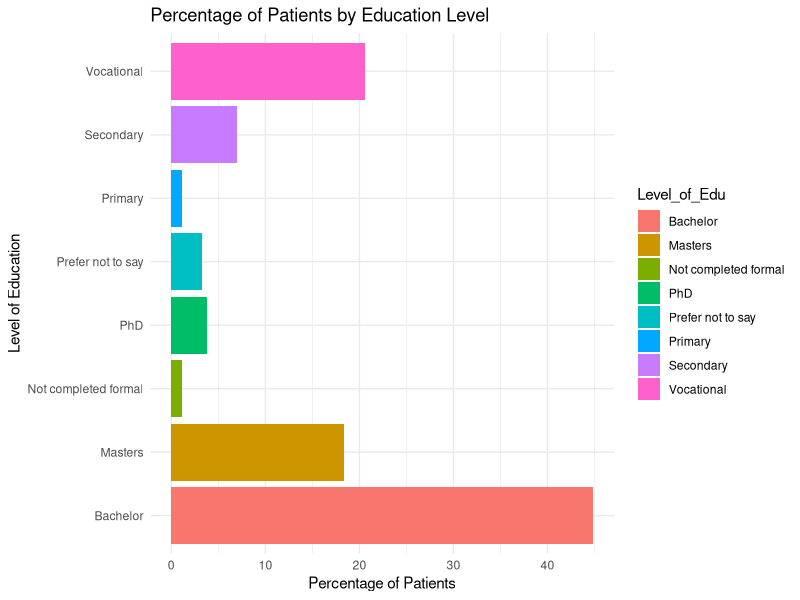
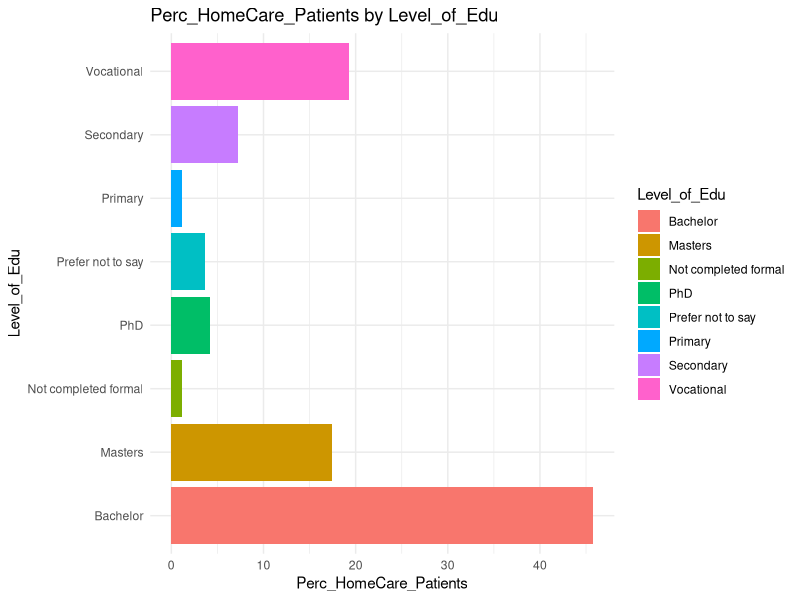
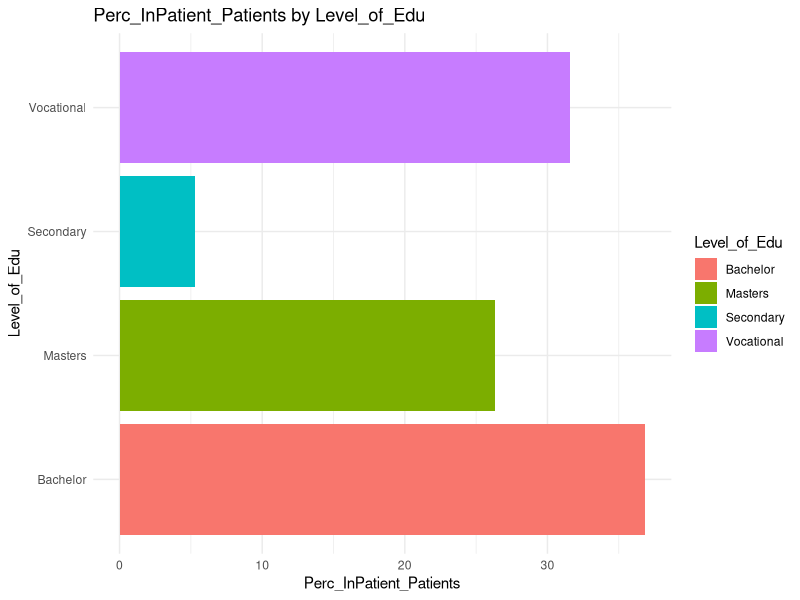
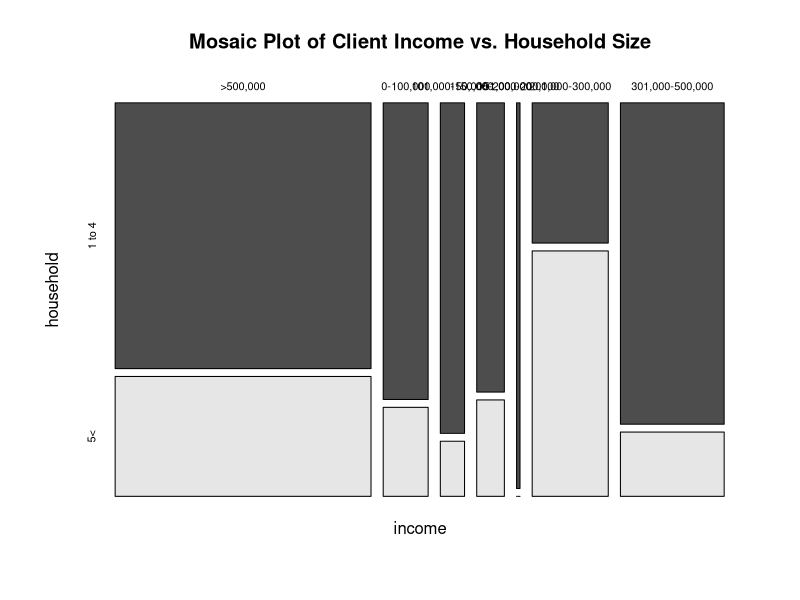
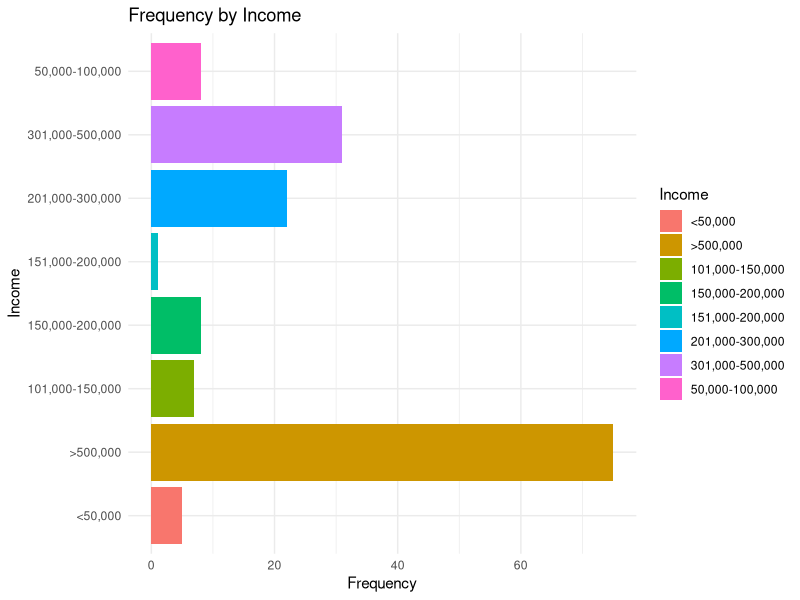
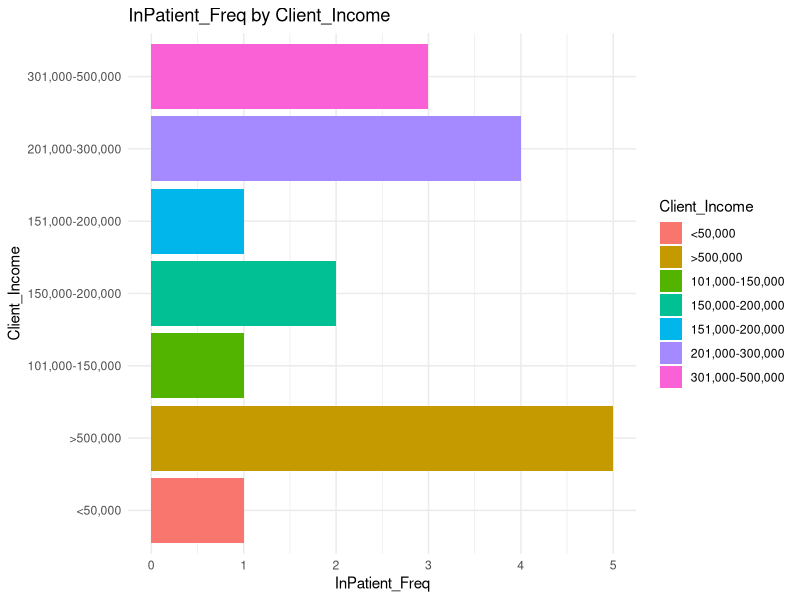
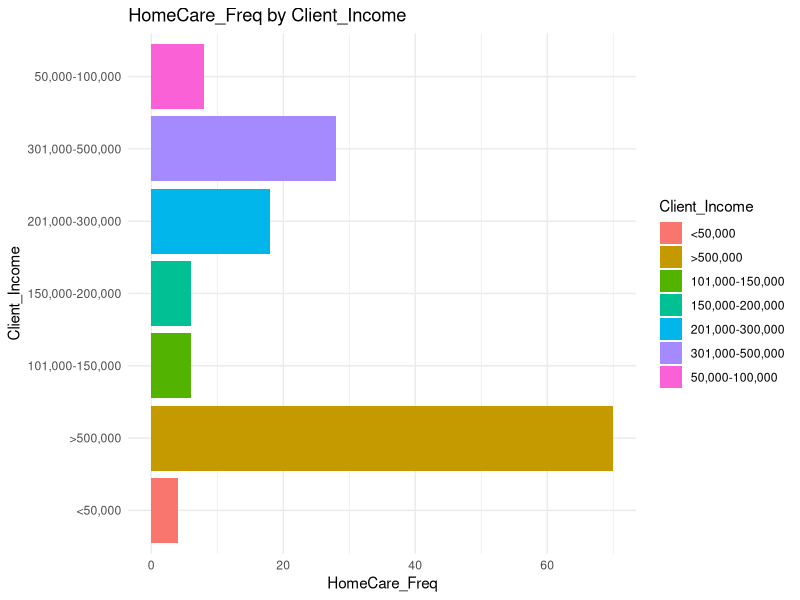
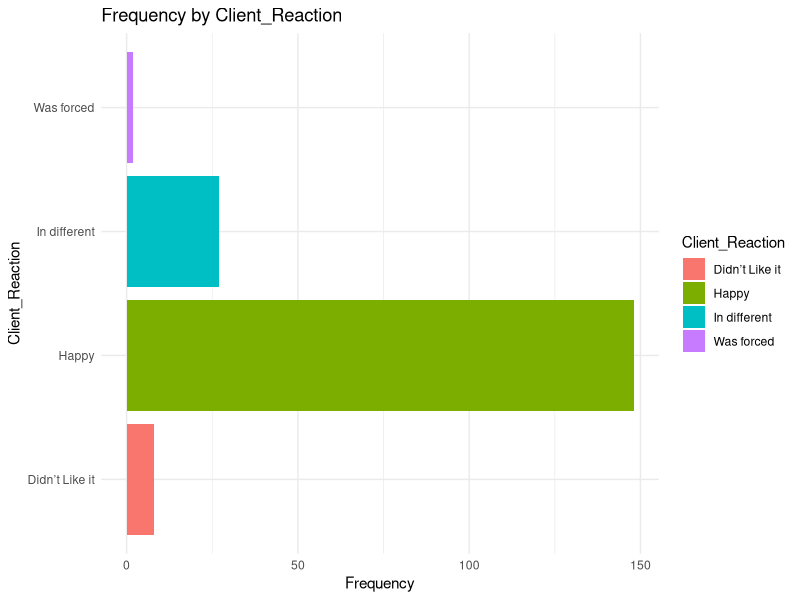

Reproduce these figures in R, in order.
## ---- chunk 1
knitr::opts_chunk$set(echo = TRUE)
## ---- chunk 2
library(readxl)
library(dplyr)
library(stringr)
Patient_Data <- read_excel("Task2_data.xlsx")
head(Patient_Data)
## ---- chunk 3
Education_data = as.data.frame(table(Patient_Data$Client_Education))
Education_data

## ---- chunk 4
Education_data$percentage = Education_data$Freq/ sum(Education_data$Freq) * 100
Education_data
## ---- chunk 5
colnames(Education_data) = c("Level_of_Edu", "No_Patients", "Percentage_Patients")
Education_data = Education_data[order(Education_data$Percentage_Patients),]
Education_data
## ---- chunk 6
library(ggplot2)
ggplot(Education_data, aes(x = Level_of_Edu, y = Percentage_Patients, fill = Level_of_Edu)) +
  geom_bar(stat = "identity") +
  coord_flip()+
  labs(x = "Level of Education", y = "Percentage of Patients", title = "Percentage of Patients by Education Level") +
  scale_y_continuous(breaks = seq(0, 100, 10)) +
  theme_minimal()
## ---- chunk 7
create_frequency_bar_graphs = function(data, x_col, y_col){
  y_lab = y_col
  x_lab =  x_col
  ttl = paste(y_lab, "by", x_lab)
  ggplot(data, aes_string(x = x_col, y = y_col, fill = x_col)) +
  geom_bar(stat = "identity") +
  coord_flip()+
  labs(x = x_lab, y = y_lab, title = ttl) +
  theme_minimal()
}


create_percentage_bar_graphs = function(data, x_col, y_col){
  y_lab = y_col
  x_lab = x_col
  ttl = paste(y_lab, "by", x_lab)
  ggplot(data, aes_string(x = x_col, y = y_col, fill = x_col)) +
  geom_bar(stat = "identity") +
  coord_flip()+
  labs(x = x_lab, y = y_lab, title = ttl) +
  scale_y_continuous(breaks = seq(0, 100, 10)) + #, labels = scales::percent
  theme_minimal()
}
## ---- chunk 8
Home_Care_Edu = Patient_Data %>%
  filter(Facility_Type == "Home-care") %>%
  .$Client_Education %>%
  table() %>%
  as.data.frame()

Home_Care_Edu$Percentage = Home_Care_Edu$Freq / sum(Home_Care_Edu$Freq) * 100
names(Home_Care_Edu) = c("Level_of_Edu", "No_Patients", "Perc_HomeCare_Patients")
Home_Care_Edu
## ---- chunk 9
create_percentage_bar_graphs(Home_Care_Edu, "Level_of_Edu", "Perc_HomeCare_Patients")
## ---- chunk 10
In_patient_Edu = Patient_Data %>%
  filter(Facility_Type == "Inpatient") %>%
  .$Client_Education %>%
  table() %>%
  as.data.frame()

In_patient_Edu$Percentage = In_patient_Edu$Freq / sum(In_patient_Edu$Freq) * 100
names(In_patient_Edu) = c("Level_of_Edu", "No_Patients", "Perc_InPatient_Patients")
In_patient_Edu
## ---- chunk 11
create_percentage_bar_graphs(In_patient_Edu, "Level_of_Edu", "Perc_InPatient_Patients")
## ---- chunk 12
library(survival)
cox_regression = function(data, response){
  form = as.formula(paste("Surv(duration, event_observed) ~", response))
  rex_cox =  coxph(formula = form, data = data)
  return(summary(rex_cox))
}
## ---- chunk 13
as.character(Education_data$Level_of_Edu)
## ---- chunk 14
as.character(Education_data$Level_of_Edu) %in% colnames(Patient_Data)
## ---- chunk 15
create_indicator_column <- function(data, column_name, match_value, new_column_name) {
  data <- data %>%
    mutate(!!new_column_name := if_else(!!sym(column_name) == match_value, 1, 0))
  
  return(data)
}
## ---- chunk 16
columns_to_make = as.character(Education_data$Level_of_Edu)
for(column in columns_to_make){
  Patient_Data = create_indicator_column(Patient_Data, "Client_Education", column, column)
}
## ---- chunk 17
Patient_Data$Secondary
## ---- chunk 18
names(Patient_Data) = sapply(names(Patient_Data), function(name) {
  if (name %in% columns_to_make) {
    
    gsub(" ", "_", name)
  } else {
    name
  }
})
## ---- chunk 19
interested = gsub(" ", "_", columns_to_make)
for (column in interested){
  print(paste("cox regression for: ", column))
  cat("\n\n\n")
  print(cox_regression(Patient_Data, column))
  cat("\n\n\n")
}
## ---- chunk 20
for (column in interested){
  filtered_data = Patient_Data %>% filter(Facility_Type != "Inpatient")
  print(paste("Home-stay cox regression for: ", column))
  cat("\n\n\n")
  print(cox_regression(filtered_data, column))
  cat("\n\n\n")
}
## ---- chunk 21
for (column in interested){
  filtered_data = Patient_Data %>% filter(Facility_Type == "Inpatient")
  print(paste("Inpatient cox regression for: ", column))
  cat("\n\n\n")
  print(cox_regression(filtered_data, column))
  cat("\n\n\n")
}
## ---- chunk 22
as.data.frame(table(Patient_Data$Length_Separated))
## ---- chunk 23
Patient_Data = Patient_Data %>%
  mutate(Length_Separated = str_replace_all(Length_Separated, ">50,000", ">5"),
         Length_Separated = ifelse(Length_Separated == "NA", NA, Length_Separated)
         )
## ---- chunk 24
as.data.frame(table(Patient_Data$Length_Separated))
## ---- chunk 25
Patient_Data = Patient_Data %>%
  mutate(Length_Separated = ifelse(Length_Separated %in% c("<6m", ">5", "1<3", "3<5"), "Others", Length_Separated))
Patient_Data = create_indicator_column(Patient_Data, "Length_Separated", "Others", "Separated_more_than_4yrs")
## ---- chunk 26
Patient_Data$Separated_more_than_4yrs
## ---- chunk 27
print(paste("cox regression for: ", "Separated_more_than_4yrs"))
cat("\n\n\n")
print(cox_regression(Patient_Data, "Separated_more_than_4yrs"))
## ---- chunk 28
filtered_home_data = Patient_Data %>% filter(Facility_Type != "Inpatient")
print(paste("Home-stay cox regression for: ", "Separated_more_than_4yrs"))
cat("\n\n\n")
print(cox_regression(filtered_home_data, "Separated_more_than_4yrs"))
## ---- chunk 29
filtered_inpatient_data = Patient_Data %>% filter(Facility_Type == "Inpatient")
print(paste(" cox regression for: ", "Separated_more_than_4yrs"))
cat("\n\n\n")
print(cox_regression(filtered_inpatient_data, "Separated_more_than_4yrs"))
## ---- chunk 30
as.data.frame(table(Patient_Data$Alcohol))
## ---- chunk 31
sum(as.data.frame(table(Patient_Data$Alcohol))$Freq)
## ---- chunk 32
Patient_Data = Patient_Data %>%
  mutate(Alcohol = ifelse(Alcohol %in% c("Often", "More often", "Less extent"), "Others", Alcohol))
Patient_Data$Alcohol[1:10]
## ---- chunk 33
Patient_Data = create_indicator_column(Patient_Data, "Alcohol", "Others", "No_Alcohol")
## ---- chunk 34
Patient_Data$No_Alcohol
## ---- chunk 35
print(paste("cox regression for: ", "No_Alcohol"))
cat("\n\n\n")
print(cox_regression(Patient_Data, "No_Alcohol"))
## ---- chunk 36
filtered_home_data = Patient_Data %>% filter(Facility_Type != "Inpatient")
print(paste(" cox regression for: ", "No_Alcohol"))
cat("\n\n\n")
print(cox_regression(filtered_home_data, "No_Alcohol"))
## ---- chunk 37
filtered_inpatient_data = Patient_Data %>% filter(Facility_Type == "Inpatient")
print(paste(" cox regression for: ", "No_Alcohol"))
cat("\n\n\n")
print(cox_regression(filtered_inpatient_data, "No_Alcohol"))
## ---- chunk 38
as.data.frame(table(Patient_Data$Physical_Activities))
## ---- chunk 39
Patient_Data = Patient_Data %>%
  mutate(Physical_Activities = ifelse(Physical_Activities %in% c("Often", "More often", "Less extent"), "Others", Physical_Activities))
Patient_Data = create_indicator_column(Patient_Data, "Physical_Activities", "Others", "No_Physical_Activities")
## ---- chunk 40
print(paste("cox regression for: ", "No_Physical_Activities"))
cat("\n\n\n")
print(cox_regression(Patient_Data, "No_Physical_Activities"))
## ---- chunk 41
filtered_home_data = Patient_Data %>% filter(Facility_Type != "Inpatient")

print(paste(" cox regression for: ", "No_Physical_Activities"))
cat("\n\n\n")
print(cox_regression(filtered_home_data, "No_Physical_Activities"))
## ---- chunk 42
filtered_inpatient_data = Patient_Data %>% filter(Facility_Type == "Inpatient")

print(paste(" cox regression for: ", "No_Physical_Activities"))
cat("\n\n\n")
print(cox_regression(filtered_inpatient_data, "No_Physical_Activities"))
## ---- chunk 43
as.data.frame(table(Patient_Data$Smoking))
## ---- chunk 44
Patient_Data = create_indicator_column(Patient_Data, "Smoking", "Yes", "No_Smoking")
## ---- chunk 45
print(paste("cox regression for: ", "No_Smoking"))
cat("\n\n\n")
print(cox_regression(Patient_Data, "No_Smoking"))
## ---- chunk 46
filtered_home_data = Patient_Data %>% filter(Facility_Type != "Inpatient")

print(paste(" cox regression for: ", "No_Smoking"))
cat("\n\n\n")
print(cox_regression(filtered_home_data, "No_Smoking"))
## ---- chunk 47
filtered_inpatient_data = Patient_Data %>% filter(Facility_Type == "Inpatient")

print(paste(" cox regression for: ", "No_Smoking"))
cat("\n\n\n")
print(cox_regression(filtered_inpatient_data, "No_Smoking"))
## ---- chunk 48
as.data.frame(table(Patient_Data$Client_Household))
## ---- chunk 49
Patient_Data = Patient_Data %>% 
  mutate(Client_Household = str_replace_all(Client_Household, "2to4", "2 to 4"))
## ---- chunk 50
as.data.frame(table(Patient_Data$Client_Household))
## ---- chunk 51
as.data.frame(table(Patient_Data$Client_Income))
## ---- chunk 52
Patient_Data = Patient_Data %>%
  mutate(Client_Income = str_remove_all(Client_Income, "[[:space:]]"),
         Client_Income = str_replace_all(Client_Income, "5000,000", "500,000"),
         Client_Income = str_replace_all(Client_Income, "500000", "500,000"),
         Client_Income = str_replace_all(Client_Income, "200000", "200,000"),
         Client_Income = str_replace_all(Client_Income, "3000,000", "300,000"),
         Client_Income = str_replace_all(Client_Income, "101,000<150,000", "101,000-150,000"),
         Client_Income = str_replace_all(Client_Income, "100,000-", "101,000-"),
         Client_Income = str_replace_all(Client_Income, "200,000-", "201,000-"),
         Client_Income = str_replace_all(Client_Income, "300,000-", "301,000-"),
         Client_Income = str_replace_all(Client_Income, ">50,000", "<50,000"),
         Client_Income = str_replace_all(Client_Income, "51,000", "50,000"),
         Client_Income = str_replace_all(Client_Income, "10,000", "151,000"),
         Client_Income = ifelse(str_detect(Client_Income, ">500,000"), ">500,000", Client_Income),
         Client_Income = ifelse(str_detect(Client_Income, "<50,000"), "<50,000", Client_Income))
## ---- chunk 53
as.data.frame(table(Patient_Data$Client_Income))
## ---- chunk 54
corr_data = data.frame(income = Patient_Data$Client_Income,household = Patient_Data$Client_Household)
table(corr_data)
## ---- chunk 55
corr_data = corr_data %>% mutate(
  household = str_replace_all(household, ">7", "5<"),
  household = str_replace_all(household, "5 to 7", "5<"),
  household = str_replace_all(household, "1", "1 to 4"),
  household = str_replace_all(household, "2 to 4", "1 to 4"),
  income = str_replace_all(income, "<50,000", "0-100,000"),
  income = str_replace_all(income, "50,000-100,000", "0-100,000"),
)
corr_data = na.omit(corr_data)

table(corr_data)
## ---- chunk 56
# correlation = cor(Patient_Data$Client_Household, Patient_Data$Client_Income, use = "complete.obs") 
# correlation

chisq.test(corr_data$income, corr_data$household)
## ---- chunk 57
library(vcd)
mosaicplot(table(corr_data), main = "Mosaic Plot of Client Income vs. Household Size", color = TRUE)

## ---- chunk 58
Income_Data = Patient_Data$Client_Income
## ---- chunk 59
as.data.frame(table(Patient_Data$Client_Income))
## ---- chunk 60
as.data.frame(table(Patient_Data$Client_Income))
## ---- chunk 61
customer_income = as.data.frame(table(Patient_Data$Client_Income))
colnames(customer_income) = c("Income", "Frequency")
## ---- chunk 62
create_frequency_bar_graphs(customer_income, "Income", "Frequency")
## ---- chunk 63
In_patient_Income = Patient_Data %>%
  filter(Facility_Type == "Inpatient") %>%
  .$Client_Income %>%
  table() %>%
  as.data.frame()


names(In_patient_Income) = c("Client_Income", "InPatient_Freq")
In_patient_Income
## ---- chunk 64
create_frequency_bar_graphs(In_patient_Income, "Client_Income", "InPatient_Freq")
## ---- chunk 65
HomeCare_Income = Patient_Data %>%
  filter(Facility_Type == "Home-care") %>%
  .$Client_Income %>%
  table() %>%
  as.data.frame()


names(HomeCare_Income) = c("Client_Income", "HomeCare_Freq")
HomeCare_Income
create_frequency_bar_graphs(HomeCare_Income, "Client_Income", "HomeCare_Freq")
## ---- chunk 66
Patient_Data <- Patient_Data %>%
  mutate(
    income_gt_500000 = as.integer(Client_Income == ">500,000"),
    income_301000_500000 = as.integer(Client_Income == "301,000-500,000"),
    income_101000_150000 = as.integer(Client_Income == "101,000-150,000"),
    income_150000_200000 = as.integer(Client_Income == "150,000-200,000"),
    income_lt_50000 = as.integer(Client_Income == "<50,000"),
    income_201000_300000 = as.integer(Client_Income == "201,000-300,000"),
    income_151000_200000 = as.integer(Client_Income == "151,000-200,000")
  )
## ---- chunk 67
income_cols = c("income_gt_500000", "income_301000_500000", "income_101000_150000", "income_150000_200000", "income_lt_50000", "income_201000_300000", "income_151000_200000")

for(column in income_cols){
  # filtered_data = Patient_Data %>% filter(Facility_Type == "Inpatient")
  print(paste("Inpatient cox regression for: ", column))
  cat("\n\n\n")
  print(cox_regression(Patient_Data, column))
  cat("\n\n\n")
}
## ---- chunk 68
for(column in income_cols){
  filtered_data = Patient_Data %>% filter(Facility_Type != "Inpatient")
  print(paste("Home-care cox regression for: ", column))
  cat("\n\n\n")
  print(cox_regression(filtered_data, column))
  cat("\n\n\n")
}
## ---- chunk 69
for(column in income_cols){
  filtered_data = Patient_Data %>% filter(Facility_Type == "Inpatient")
  print(paste("Inpatient cox regression for: ", column))
  cat("\n\n\n")
  print(cox_regression(filtered_data, column))
  cat("\n\n\n")
}
## ---- chunk 70
as.data.frame(table(Patient_Data$Initial_Reaction))
## ---- chunk 71
initial_reaction = as.data.frame(table(Patient_Data$Initial_Reaction))
colnames(initial_reaction) = c("Client_Reaction", "Frequency")
initial_reaction
## ---- chunk 72
create_frequency_bar_graphs(initial_reaction,"Client_Reaction", "Frequency" )
## ---- chunk 73
HomeCare_Initial_Reaction = Patient_Data %>%
  filter(Facility_Type == "Home-care") %>%
  .$Initial_Reaction %>%
  table() %>%
  as.data.frame()


names(HomeCare_Initial_Reaction) = c("Client_Initial_Reaction", "HomeCare_Freq")
HomeCare_Initial_Reaction
create_frequency_bar_graphs(HomeCare_Initial_Reaction, "Client_Initial_Reaction", "HomeCare_Freq")
## ---- chunk 74
Inpatient_Initial_Reaction = Patient_Data %>%
  filter(Facility_Type == "Inpatient") %>%
  .$Initial_Reaction %>%
  table() %>%
  as.data.frame()


names(Inpatient_Initial_Reaction) = c("Client_Initial_Reaction", "Inpatient_Freq")
Inpatient_Initial_Reaction
create_frequency_bar_graphs(Inpatient_Initial_Reaction, "Client_Initial_Reaction", "Inpatient_Freq")
## ---- chunk 75
as.data.frame(table(Patient_Data$Preferred_Care))
## ---- chunk 76
Patient_Data = Patient_Data %>%
  mutate(Preferred_Care = str_replace_all(Preferred_Care, "Homecare provided by a Healthcare Provider", "Homecare Provided by a Healthcare Provider"),
         Preferred_Care = str_replace_all(Preferred_Care, "Homecare Provided by family member", "Homecare under a family member")
         )
## ---- chunk 77
as.data.frame(table(Patient_Data$Preferred_Care))
## ---- chunk 78
preferred_care = as.data.frame(table(Patient_Data$Preferred_Care))
colnames(preferred_care) = c("preferred_care", "frequency")
preferred_care$percentage = preferred_care$frequency/ sum(preferred_care$frequency) * 100
preferred_care
## ---- chunk 79
create_percentage_bar_graphs(preferred_care, "preferred_care", "percentage")
## ---- chunk 80
Inpatient_Preferred_Care = Patient_Data %>%
  filter(Facility_Type == "Inpatient") %>%
  .$Preferred_Care %>%
  table() %>%
  as.data.frame()
colnames(Inpatient_Preferred_Care) = c("preferred_care", "frequency")
Inpatient_Preferred_Care$Inpatient_percentage = Inpatient_Preferred_Care$frequency/ sum(Inpatient_Preferred_Care$frequency) * 100


Inpatient_Preferred_Care
create_percentage_bar_graphs(Inpatient_Preferred_Care, "preferred_care", "Inpatient_percentage")
## ---- chunk 81
HomeCare_Preferred_Care = Patient_Data %>%
  filter(Facility_Type == "Home-care") %>%
  .$Preferred_Care %>%
  table() %>%
  as.data.frame()
colnames(HomeCare_Preferred_Care) = c("preferred_care", "frequency")
HomeCare_Preferred_Care$HomeCare_percentage = HomeCare_Preferred_Care$frequency/ sum(HomeCare_Preferred_Care$frequency) * 100


HomeCare_Preferred_Care
create_percentage_bar_graphs(HomeCare_Preferred_Care, "preferred_care", "HomeCare_percentage")
## ---- chunk 82
as.data.frame(table(Patient_Data$Shift_Taken))
## ---- chunk 83
shift_taken = as.data.frame(table(Patient_Data$Shift_Taken))
colnames(shift_taken) = c("shift", "frequency")

shift_taken = shift_taken[shift_taken$shift %in% as.factor(c("Day", "Day and Night", "Night")),]
shift_taken
## ---- chunk 84
create_frequency_bar_graphs(shift_taken,"shift", "frequency" )
## ---- chunk 85
HomeCare_shift_taken = Patient_Data %>%
  filter(Facility_Type == "Home-care") %>%
  .$Shift_Taken %>%
  table() %>%
  as.data.frame()
colnames(HomeCare_shift_taken) = c("shift_taken", "frequency")



HomeCare_shift_taken

## ---- chunk 86
InPatient_shift_taken = Patient_Data %>%
  filter(Facility_Type == "Inpatient") %>%
  .$Shift_Taken %>%
  table() %>%
  as.data.frame()
colnames(InPatient_shift_taken) = c("shift_taken", "frequency")



InPatient_shift_taken
create_frequency_bar_graphs(InPatient_shift_taken, "shift_taken", "frequency")
